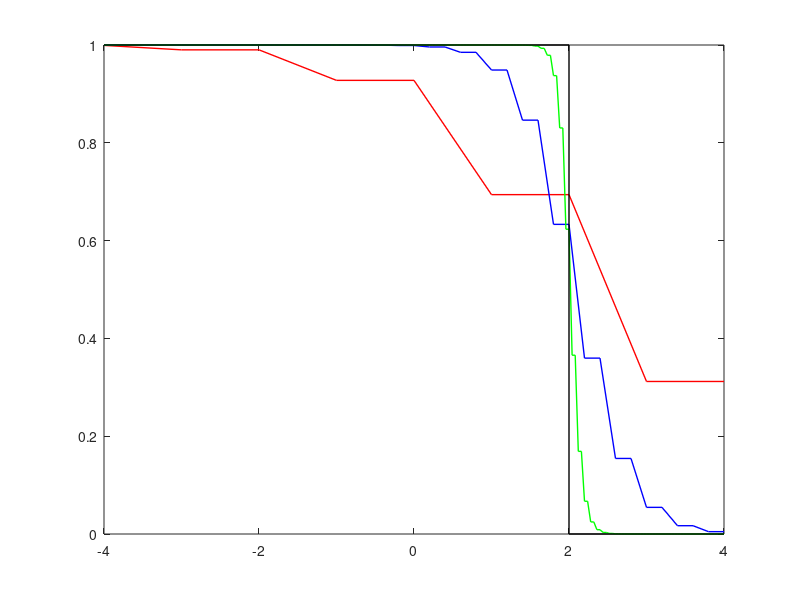

Reproduce this figure in MATLAB.
% Case 1: 'shock' problem
% Problem discription: use Lax-Friedrichs scheme to solve PDE: Ut+UUx=0 for U at time t=4 and -4<x<4;
% Given inital boundary condition: U=1 when x<0 and U=0 when x>0.
%
color =  ['r', 'b', 'g'];
index = 1;
%%
for dt = [0.5, 0.1, 0.02]
dx = dt * 2;
r = 0.5;   %% r= dt/dx;
x = [-9:dx:9]; 
time = [dt:dt:4];
u0 = 1*(x<=0) + 0*(x>0);  % Set initial condition;
u = u0;
for t = time
    u_plus = [u(2:end), u(end)];
    u_minus = [u(1), u(1:end-1)];
    u = (u_plus + u_minus)/2 - r*(u_plus.^2-u_minus.^2)/4; % Lax-Friedrichs scheme;
end
% plot the result U for t=4 and -4<x<4;
rng = find(x<=4 & x>=-4);
plot(x(rng), u(rng), color(index), 'linewidth',1);
hold on
index = index+1;
end
%%
%% Also plot Analytical solution for PDE;
linex = [-4, 2, 2, 4];
liney = [1, 1, 0, 0];
plot(linex, liney, 'k', 'linewidth', 1);